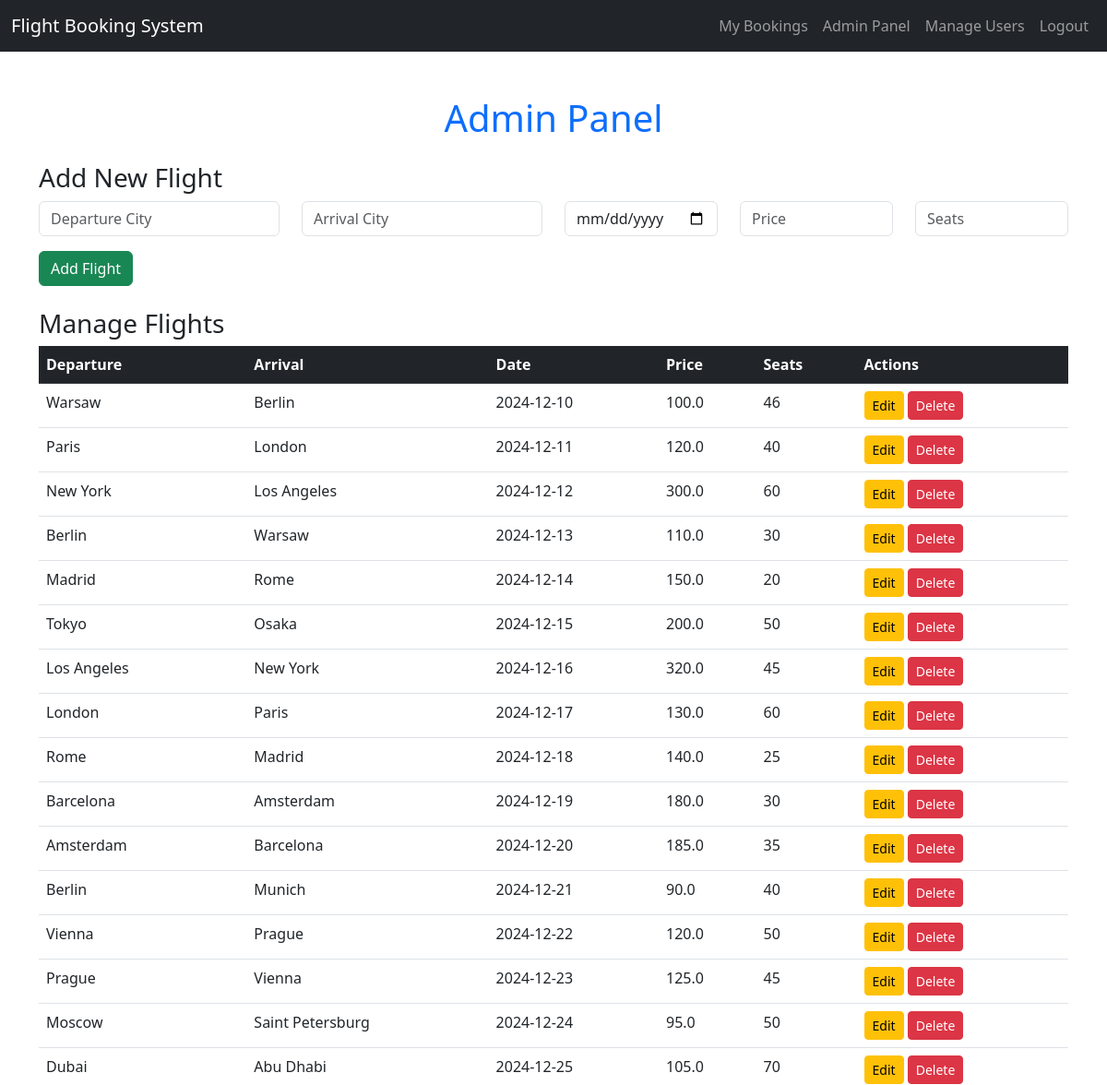
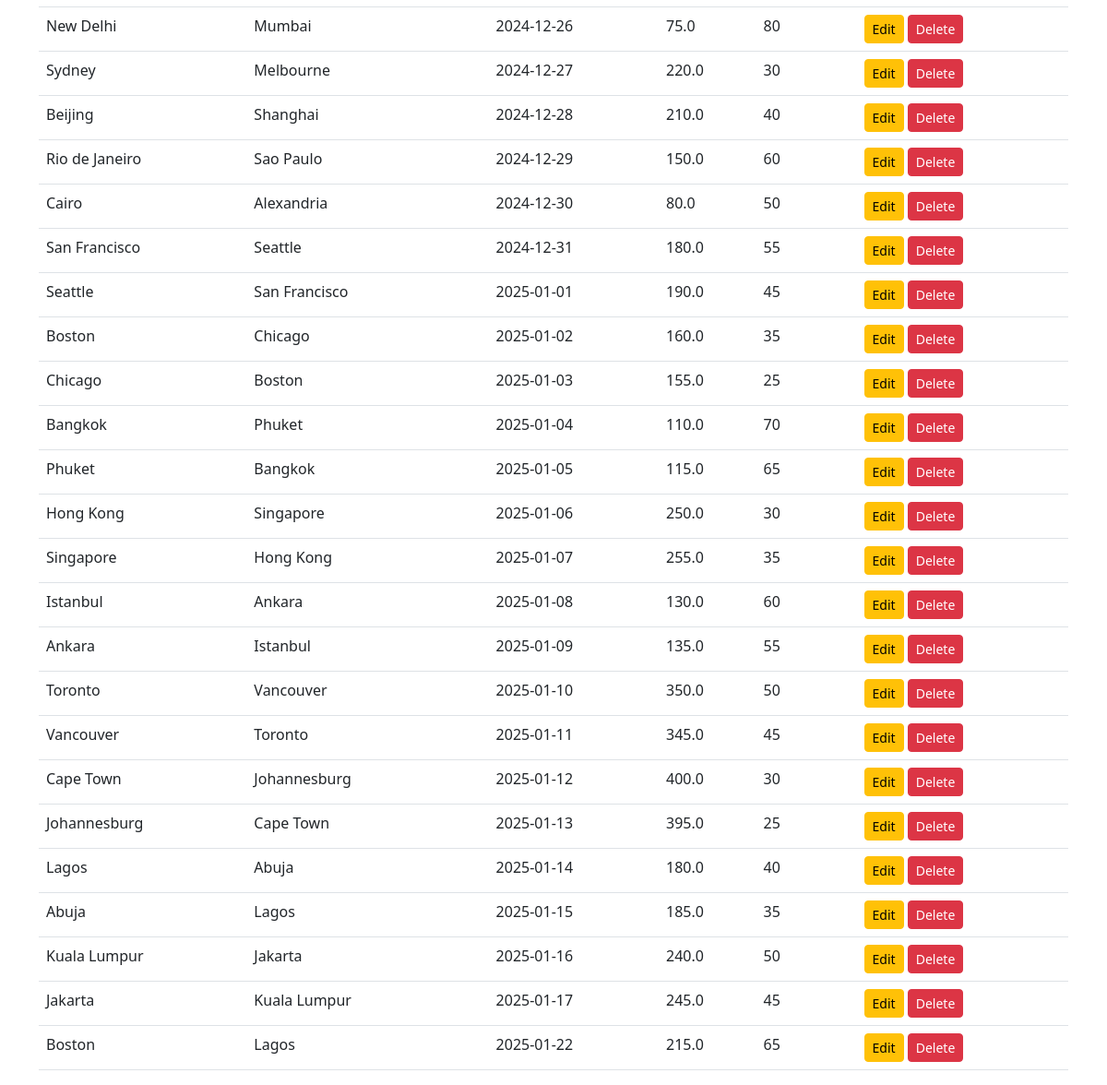
The page /admin (signed in) on the database its author committed (2 pictures, top to bottom).
### app.py (models this page shows)
class Flight(db.Model):
    id = db.Column(db.Integer, primary_key=True)
    departure_city = db.Column(db.String(100), nullable=False)
    arrival_city = db.Column(db.String(100), nullable=False)
    date = db.Column(db.String(100), nullable=False)
    price = db.Column(db.Float, nullable=False)
    available_seats = db.Column(db.Integer, nullable=False)

### app.py (the view, shortened to what this page needs)
@app.route("/admin", methods=["GET", "POST"])
@login_required
def admin():
    if not current_user.is_admin:
        return "Access Denied! Only admins can access this page."
    flights = Flight.query.all()
    return render_template("admin.html", flights=flights)

### app.py (called while the page is built)
@login_manager.user_loader
def load_user(user_id):
    return User.query.get(int(user_id))

    @property
    def is_active(self):
        return True

### templates/admin.html
{% extends "base.html" %}
{% block content %}
<h1 class="text-center text-primary">Admin Panel</h1>
<h3 class="mt-4">Add New Flight</h3>
<form method="POST" class="mb-4">
    <div class="row">
        <div class="col-md-3">
            <input type="text" class="form-control" name="departure_city" placeholder="Departure City" required>
        </div>
        <div class="col-md-3">
            <input type="text" class="form-control" name="arrival_city" placeholder="Arrival City" required>
        </div>
        <div class="col-md-2">
            <input type="date" class="form-control" name="date" required>
        </div>
        <div class="col-md-2">
            <input type="number" class="form-control" name="price" placeholder="Price" required>
        </div>
        <div class="col-md-2">
            <input type="number" class="form-control" name="available_seats" placeholder="Seats" required>
        </div>
    </div>
    <button type="submit" class="btn btn-success mt-3">Add Flight</button>
</form>
<h3>Manage Flights</h3>
<table class="table table-hover">
    <thead class="table-dark">
        <tr>
            <th>Departure</th>
            <th>Arrival</th>
            <th>Date</th>
            <th>Price</th>
            <th>Seats</th>
            <th>Actions</th>
        </tr>
    </thead>
    <tbody>
        {% for flight in flights %}
        <tr>
            <td>{{ flight.departure_city }}</td>
            <td>{{ flight.arrival_city }}</td>
            <td>{{ flight.date }}</td>
            <td>{{ flight.price }}</td>
            <td>{{ flight.available_seats }}</td>
            <td>
                <a href="{{ url_for('edit_flight', flight_id=flight.id) }}" class="btn btn-warning btn-sm">Edit</a>
                <form action="{{ url_for('delete_flight', flight_id=flight.id) }}" method="POST" style="display:inline;">
                    <button type="submit" class="btn btn-danger btn-sm">Delete</button>
                </form>
            </td>
        </tr>
        {% endfor %}
    </tbody>
</table>
{% endblock %}

### rows shown on the page
Flight: departure_city "Warsaw", arrival_city "Berlin", date "2024-12-10", price "100.0", available_seats "46"
Flight: departure_city "Paris", arrival_city "London", date "2024-12-11", price "120.0", available_seats "40"
Flight: departure_city "New York", arrival_city "Los Angeles", date "2024-12-12", price "300.0", available_seats "60"
Flight: departure_city "Berlin", arrival_city "Warsaw", date "2024-12-13", price "110.0", available_seats "30"
Flight: departure_city "Madrid", arrival_city "Rome", date "2024-12-14", price "150.0", available_seats "20"
Flight: departure_city "Tokyo", arrival_city "Osaka", date "2024-12-15", price "200.0", available_seats "50"
Flight: departure_city "Los Angeles", arrival_city "New York", date "2024-12-16", price "320.0", available_seats "45"
Flight: departure_city "London", arrival_city "Paris", date "2024-12-17", price "130.0", available_seats "60"
Flight: departure_city "Rome", arrival_city "Madrid", date "2024-12-18", price "140.0", available_seats "25"
Flight: departure_city "Barcelona", arrival_city "Amsterdam", date "2024-12-19", price "180.0", available_seats "30"
Flight: departure_city "Amsterdam", arrival_city "Barcelona", date "2024-12-20", price "185.0", available_seats "35"
Flight: departure_city "Berlin", arrival_city "Munich", date "2024-12-21", price "90.0", available_seats "40"
Flight: departure_city "Vienna", arrival_city "Prague", date "2024-12-22", price "120.0", available_seats "50"
Flight: departure_city "Prague", arrival_city "Vienna", date "2024-12-23", price "125.0", available_seats "45"
Flight: departure_city "Moscow", arrival_city "Saint Petersburg", date "2024-12-24", price "95.0", available_seats "50"
Flight: departure_city "Dubai", arrival_city "Abu Dhabi", date "2024-12-25", price "105.0", available_seats "70"
Flight: departure_city "New Delhi", arrival_city "Mumbai", date "2024-12-26", price "75.0", available_seats "80"
Flight: departure_city "Sydney", arrival_city "Melbourne", date "2024-12-27", price "220.0", available_seats "30"
Flight: departure_city "Beijing", arrival_city "Shanghai", date "2024-12-28", price "210.0", available_seats "40"
Flight: departure_city "Rio de Janeiro", arrival_city "Sao Paulo", date "2024-12-29", price "150.0", available_seats "60"
Flight: departure_city "Cairo", arrival_city "Alexandria", date "2024-12-30", price "80.0", available_seats "50"
Flight: departure_city "San Francisco", arrival_city "Seattle", date "2024-12-31", price "180.0", available_seats "55"
Flight: departure_city "Seattle", arrival_city "San Francisco", date "2025-01-01", price "190.0", available_seats "45"
Flight: departure_city "Boston", arrival_city "Chicago", date "2025-01-02", price "160.0", available_seats "35"
Flight: departure_city "Chicago", arrival_city "Boston", date "2025-01-03", price "155.0", available_seats "25"
Flight: departure_city "Bangkok", arrival_city "Phuket", date "2025-01-04", price "110.0", available_seats "70"
Flight: departure_city "Phuket", arrival_city "Bangkok", date "2025-01-05", price "115.0", available_seats "65"
Flight: departure_city "Hong Kong", arrival_city "Singapore", date "2025-01-06", price "250.0", available_seats "30"
Flight: departure_city "Singapore", arrival_city "Hong Kong", date "2025-01-07", price "255.0", available_seats "35"
Flight: departure_city "Istanbul", arrival_city "Ankara", date "2025-01-08", price "130.0", available_seats "60"
Flight: departure_city "Ankara", arrival_city "Istanbul", date "2025-01-09", price "135.0", available_seats "55"
Flight: departure_city "Toronto", arrival_city "Vancouver", date "2025-01-10", price "350.0", available_seats "50"
Flight: departure_city "Vancouver", arrival_city "Toronto", date "2025-01-11", price "345.0", available_seats "45"
Flight: departure_city "Cape Town", arrival_city "Johannesburg", date "2025-01-12", price "400.0", available_seats "30"
Flight: departure_city "Johannesburg", arrival_city "Cape Town", date "2025-01-13", price "395.0", available_seats "25"
Flight: departure_city "Lagos", arrival_city "Abuja", date "2025-01-14", price "180.0", available_seats "40"
Flight: departure_city "Abuja", arrival_city "Lagos", date "2025-01-15", price "185.0", available_seats "35"
Flight: departure_city "Kuala Lumpur", arrival_city "Jakarta", date "2025-01-16", price "240.0", available_seats "50"
Flight: departure_city "Jakarta", arrival_city "Kuala Lumpur", date "2025-01-17", price "245.0", available_seats "45"
Flight: departure_city "Boston", arrival_city "Lagos", date "2025-01-22", price "215.0", available_seats "65"
